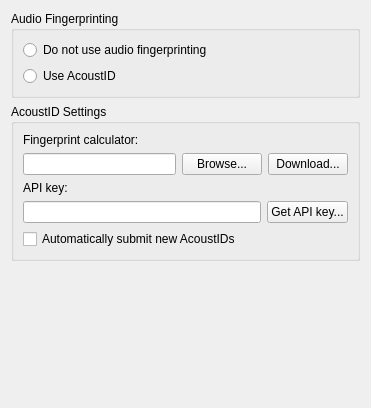
<?xml version="1.0" encoding="UTF-8"?>
<ui version="4.0">
 <class>FingerprintingOptionsPage</class>
 <widget class="QWidget" name="FingerprintingOptionsPage">
  <property name="geometry">
   <rect>
    <x>0</x>
    <y>0</y>
    <width>371</width>
    <height>408</height>
   </rect>
  </property>
  <layout class="QVBoxLayout" name="verticalLayout">
   <item>
    <widget class="QGroupBox" name="fingerprinting">
     <property name="title">
      <string>Audio Fingerprinting</string>
     </property>
     <property name="checkable">
      <bool>false</bool>
     </property>
     <layout class="QVBoxLayout" name="verticalLayout_3">
      <item>
       <widget class="QRadioButton" name="disable_fingerprinting">
        <property name="text">
         <string>Do not use audio fingerprinting</string>
        </property>
       </widget>
      </item>
      <item>
       <widget class="QRadioButton" name="use_acoustid">
        <property name="text">
         <string>Use AcoustID</string>
        </property>
       </widget>
      </item>
     </layout>
    </widget>
   </item>
   <item>
    <widget class="QGroupBox" name="acoustid_settings">
     <property name="title">
      <string>AcoustID Settings</string>
     </property>
     <layout class="QVBoxLayout" name="verticalLayout_2">
      <item>
       <widget class="QLabel" name="label">
        <property name="text">
         <string>Fingerprint calculator:</string>
        </property>
       </widget>
      </item>
      <item>
       <layout class="QHBoxLayout" name="horizontalLayout_2">
        <item>
         <widget class="QLineEdit" name="acoustid_fpcalc"/>
        </item>
        <item>
         <widget class="QPushButton" name="acoustid_fpcalc_browse">
          <property name="text">
           <string>Browse...</string>
          </property>
         </widget>
        </item>
        <item>
         <widget class="QPushButton" name="acoustid_fpcalc_download">
          <property name="text">
           <string>Download...</string>
          </property>
         </widget>
        </item>
       </layout>
      </item>
      <item>
       <widget class="QLabel" name="label_2">
        <property name="text">
         <string>API key:</string>
        </property>
       </widget>
      </item>
      <item>
       <layout class="QHBoxLayout" name="horizontalLayout">
        <item>
         <widget class="QLineEdit" name="acoustid_apikey"/>
        </item>
        <item>
         <widget class="QPushButton" name="acoustid_apikey_get">
          <property name="text">
           <string>Get API key...</string>
          </property>
         </widget>
        </item>
       </layout>
      </item>
      <item>
       <widget class="QCheckBox" name="auto_submit">
        <property name="text">
         <string>Automatically submit new AcoustIDs</string>
        </property>
       </widget>
      </item>
     </layout>
    </widget>
   </item>
   <item>
    <spacer>
     <property name="orientation">
      <enum>Qt::Vertical</enum>
     </property>
     <property name="sizeHint" stdset="0">
      <size>
       <width>181</width>
       <height>21</height>
      </size>
     </property>
    </spacer>
   </item>
  </layout>
 </widget>
 <resources/>
 <connections/>
</ui>
